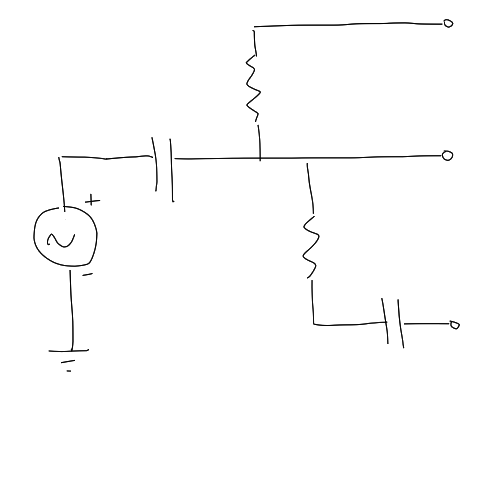
#> input picture data/items/image_007.png, 500 x 500 px
$ python gridify_images.py --dir ../data/items --file ../data/items/image_007.png
#> lines starting #> are read from the running program, lines starting #| are printed output that depends on the picture
# Description: Gridify images in a directory into a single image
import cv2 as cv
from pathlib import Path
import numpy as np
from argparse import ArgumentParser


def main():
  # Take a subset of images from a directory and grid them into a single image

  parser = ArgumentParser()

  parser.add_argument("-d", "--dir", type=str, required=True,
                      help="Directory with images to gridify")
  parser.add_argument("-f", "--file", type=str,
                      required=True, help="File to save the gridified image")
  parser.add_argument("-r", "--rows", type=int, default=10,
                      help="Number of rows in the grid, default: %(default)s")
  parser.add_argument("-c", "--cols", type=int, default=10,
                      help="Number of columns in the grid, default: %(default)s")
  parser.add_argument("-s", "--size", type=int, default=500,
                      help="Size of the image, default: %(default)s")

  args = parser.parse_args()

  dir = Path(args.dir)
  file = Path(args.file)
  rows = args.rows
  cols = args.cols
  size = args.size

  images = []
  for image in dir.glob("*.png"):
    images.append(cv.imread(str(image)))

  # Create a blank image
  image = np.ones((rows * size, cols * size, 3), np.uint8) * 255

  # Copy the images into the blank image
  for i in range(rows):
    for j in range(cols):
      image[i * size:(i + 1) * size, j * size:(j + 1)
            * size] = images[i * cols + j]
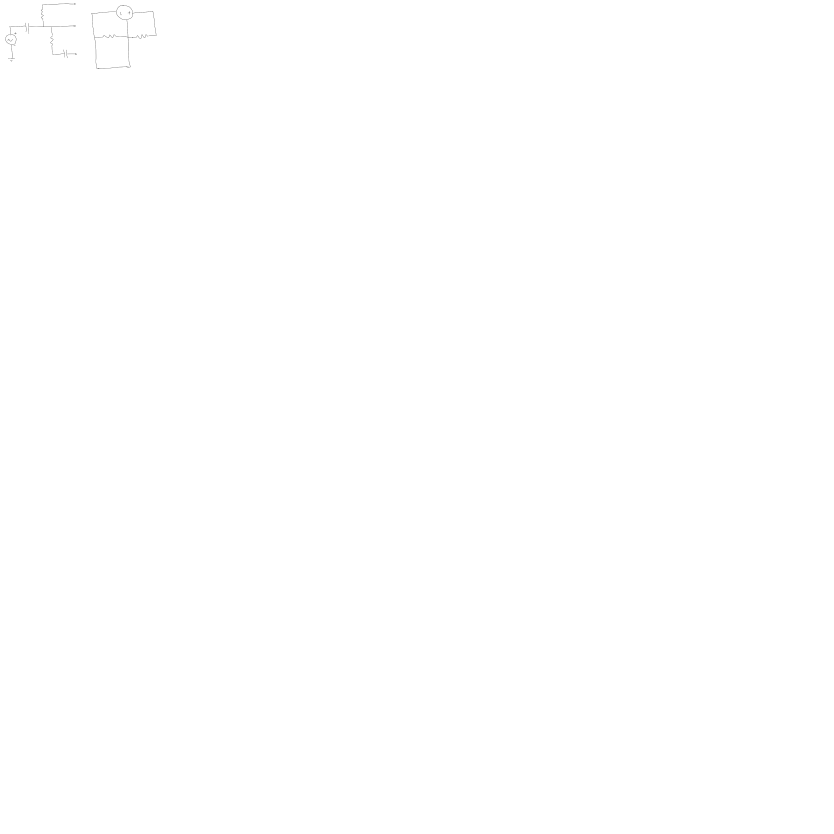
#> image: shape (5000, 5000, 3) (shown at 1/6 size); min 0, max 255, mean 254.9

  cv.imwrite(str(file), image)


if __name__ == "__main__":
#> (the run stopped early here; a loop or call above may not have finished)
